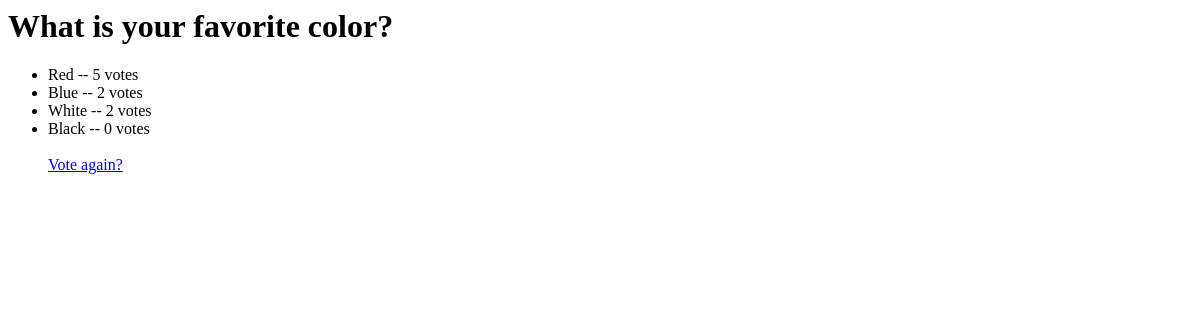
The page /polls/2/results/ on the database as committed earlier.
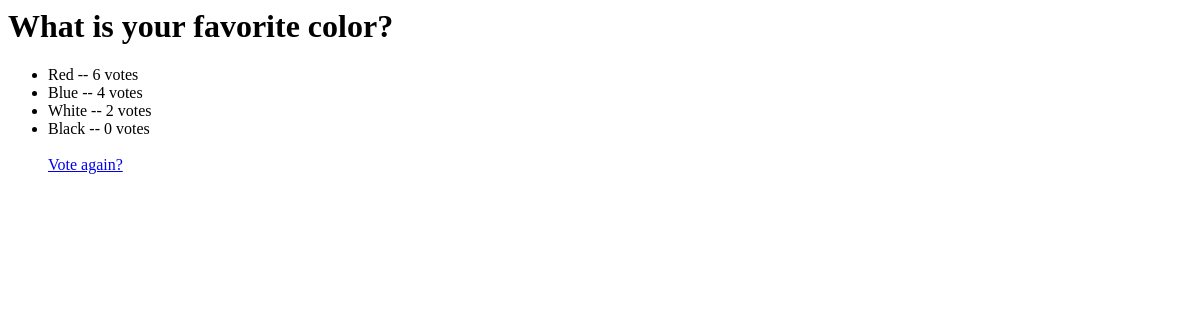
The same page on the database as committed later.
### polls/models.py (models this page shows, shortened)
class Choice(models.Model):
    question = models.ForeignKey(Question)
    choice_text = models.CharField(max_length = 200)
    votes = models.IntegerField(default = 0)

### polls/views.py (the view)
# urls.py: url(r'^(?P<pk>[0-9]+)/results/$', views.ResultView.as_view(), name= 'results'),
class ResultView(generic.DetailView):
    model = Question
    template_name = 'polls/results.html'

### polls/templates/polls/results.html
<h1>{{  question.question_text }}</h1>
<ul>
	{% for choice in question.choice_set.all %}
		<li>
			{{ choice.choice_text }} -- {{ choice.votes }} vote{{choice.votes|pluralize}}
		</li>
	{% endfor %}
	<br/>
	<a href="{% url 'polls:detail' question.id %}">Vote again?</a>
</ul>

Rows that differ between the two databases and show on the page:
changed Choice "Red": votes "5" → "6"
changed Choice "Blue": votes "2" → "4"
